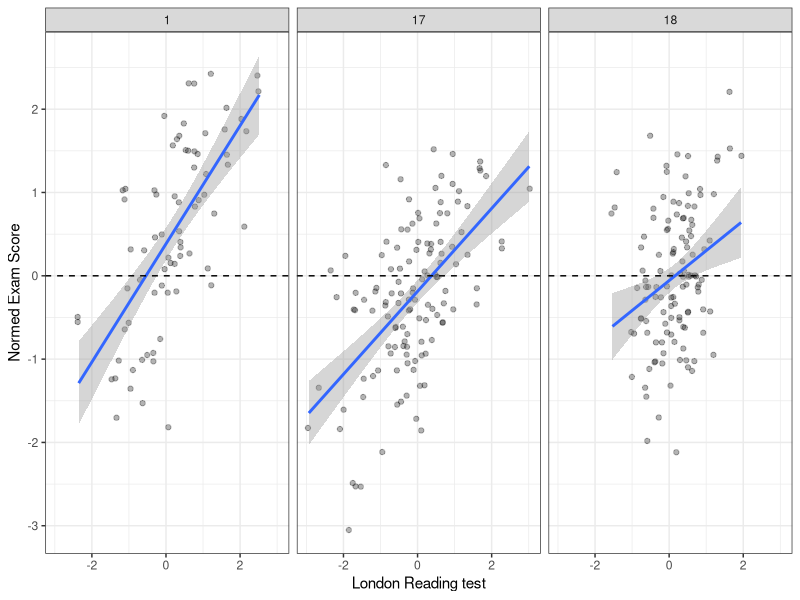
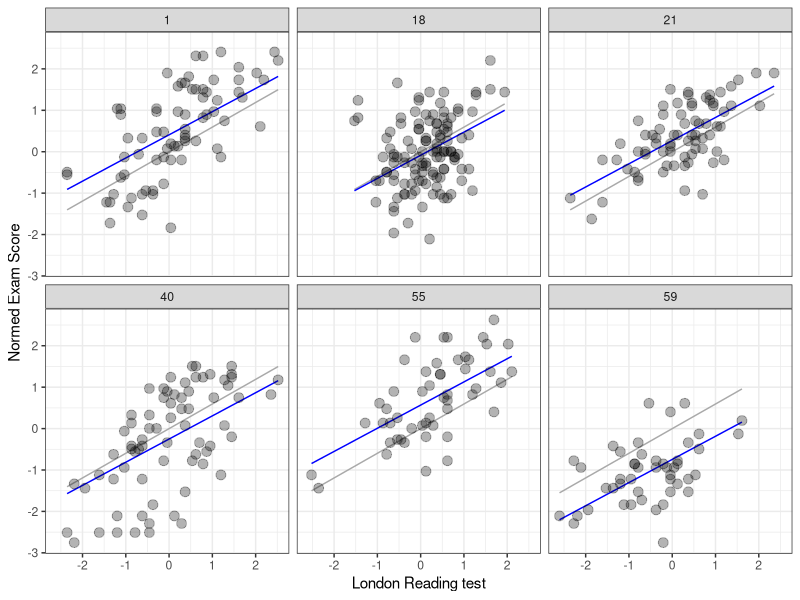
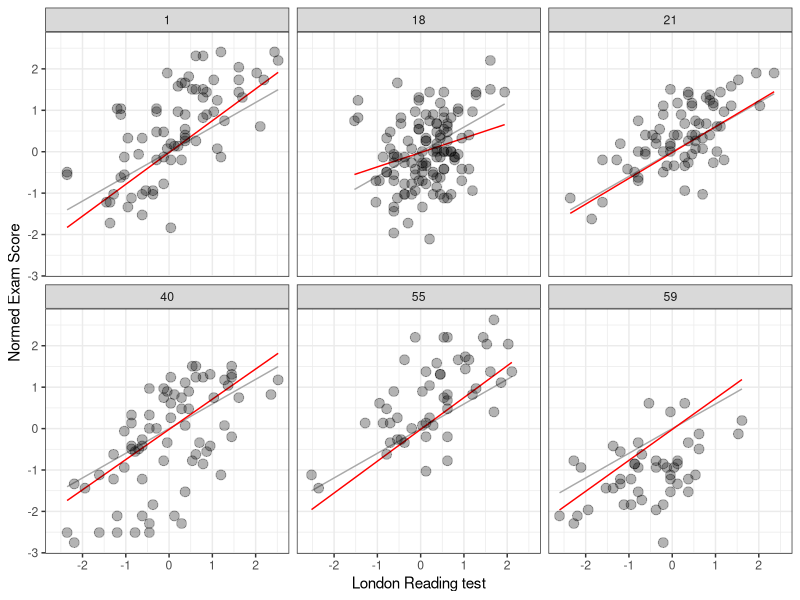
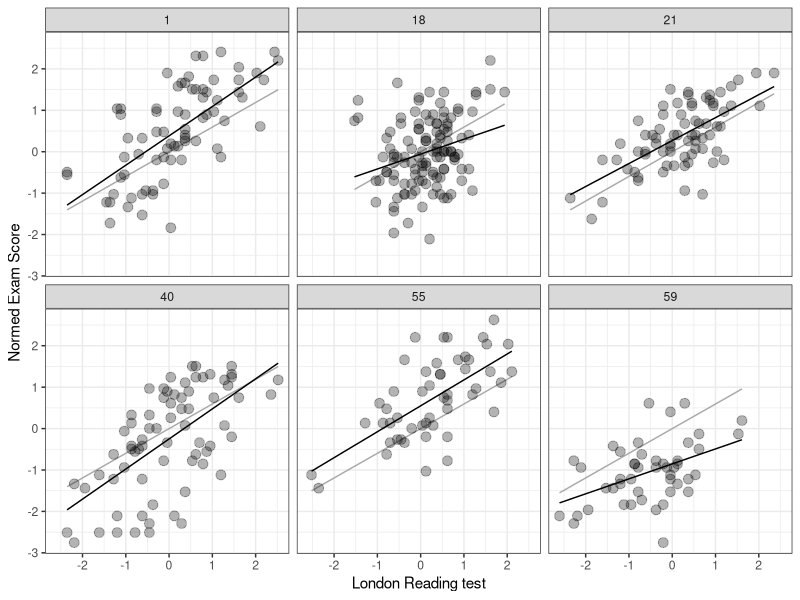

These figures' R source, in order:
## ---- chunk 1
options(htmltools.dir.version = FALSE)
knitr::opts_chunk$set(echo = TRUE)
## ---- chunk 2
library(mlmRev) # contains data
library(lme4)
Exam<-mlmRev::Exam
fixed_pred<-lmer(normexam ~ standLRT + (1 | school), data=Exam, REML=F)
## ---- chunk 3
library(ggplot2)
library(dplyr)
#subset 3 schools (just picked 3 from the dataframe)
subset<-filter(Exam, school=='1' | school=='17' | school=='18')
multilevelplot<-ggplot(subset,aes(standLRT, normexam)) + geom_jitter(alpha = 0.3) + facet_wrap(~school) + xlab("London Reading test") + ylab("Normed Exam Score") + geom_smooth(method="lm") + geom_hline(yintercept=0, linetype="dashed") + theme_bw()
## ---- chunk 4
plot(multilevelplot)
## ---- chunk 5
knitr::include_graphics("https://media.giphy.com/media/11bZ6yXgXBsg4U/giphy.gif")
## ---- chunk 6
# pooled 
pooled.model <- lm(normexam ~ standLRT, data=Exam)
# Save the fitted values
Exam$PooledPredictions <- fitted(pooled.model)
# Intercept
varying.intercept.model <- lm(normexam ~ standLRT + school, data=Exam)
Exam$VaryingInterceptPredictions <- fitted(varying.intercept.model)
# Slope
varying.slope.model <- lm(normexam ~ standLRT:school, data=Exam)
Exam$VaryingSlopePredictions <- fitted(varying.slope.model)
# Interaction (both slope)
interaction.model <- lm(normexam ~ standLRT + school + standLRT:school, data=Exam)
Exam$InteractionPredictions <- fitted(interaction.model)
## ---- chunk 7
require(ggplot2)
require(dplyr)
subset<-filter(Exam, school=='1' | school=='18' | school=='21' | school=='40' | school=='55' | school=='59')
gg <- ggplot(subset, aes(x = standLRT, y = normexam, group = school)) +
    geom_line(aes(y = PooledPredictions), color = "darkgrey") +
    geom_line(aes(y = VaryingInterceptPredictions), color = "blue") +
    #geom_line(aes(y = VaryingSlopePredictions), color = "red") +
    #geom_line(aes(y = InteractionPredictions), color = "black") +
    geom_point(alpha = 0.3, size = 3) +
    facet_wrap(~school) + xlab("London Reading test") + ylab("Normed Exam Score") +
    theme_bw()
## ---- chunk 8
print(gg)
## ---- chunk 9
require(ggplot2)
require(dplyr)
subset<-filter(Exam, school=='1' | school=='18' | school=='21' | school=='40' | school=='55' | school=='59')
gg <- ggplot(subset, aes(x = standLRT, y = normexam, group = school)) +
    geom_line(aes(y = PooledPredictions), color = "darkgrey") +
    # geom_line(aes(y = VaryingInterceptPredictions), color = "blue") +
    geom_line(aes(y = VaryingSlopePredictions), color = "red") +
    #geom_line(aes(y = InteractionPredictions), color = "black") +
    geom_point(alpha = 0.3, size = 3) +
    facet_wrap(~school) + xlab("London Reading test") + ylab("Normed Exam Score") +
    theme_bw()
## ---- chunk 10
print(gg)
## ---- chunk 11
require(ggplot2)
require(dplyr)
subset<-filter(Exam, school=='1' | school=='18' | school=='21' | school=='40' | school=='55' | school=='59')
gg <- ggplot(subset, aes(x = standLRT, y = normexam, group = school)) +
    geom_line(aes(y = PooledPredictions), color = "darkgrey") +
    # geom_line(aes(y = VaryingInterceptPredictions), color = "blue") +
    # geom_line(aes(y = VaryingSlopePredictions), color = "red") +
    geom_line(aes(y = InteractionPredictions), color = "black") +
    geom_point(alpha = 0.3, size = 3) +
    facet_wrap(~school) + xlab("London Reading test") + ylab("Normed Exam Score") +
    theme_bw()
## ---- chunk 12
print(gg)
## ---- chunk 13
knitr::include_graphics("https://media.giphy.com/media/3o6MbeLh1L6QLUAHZe/giphy.gif")
## ---- chunk 14
knitr::include_graphics("https://rpsychologist.com/static/276d95ccfb68cf7e283fa0463dadab02/7c1cd/2lvl.png")
## ---- chunk 15
knitr::include_graphics("https://media.boingboing.net/wp-content/uploads/2016/11/bcf.png")
## ---- chunk 16
knitr::include_graphics("https://rpsychologist.com/static/5f5294451b5fd3d2bb2fd2163c8ab772/699b7/3lvl.png")
## ---- chunk 17
knitr::include_graphics("https://rpsychologist.com/static/3bcfadd69212fb1d2795db3e1c27fce6/d0d8c/3lvl-crossed.png")
## ---- chunk 18
knitr::include_graphics("https://static-content.springer.com/image/art%3A10.1007%2Fs40750-016-0050-z/MediaObjects/40750_2016_50_Fig1_HTML.gif")
## ---- chunk 19
knitr::include_graphics("https://memegenerator.net/img/instances/400x/72027892/let-us-be-clear-we-only-want-positive-feedback-thats-easy-to-implement.jpg")
## ---- chunk 20
knitr::include_graphics("https://wanna-joke.com/wp-content/uploads/2015/06/finals-calculate-lowest-mark.jpg")
